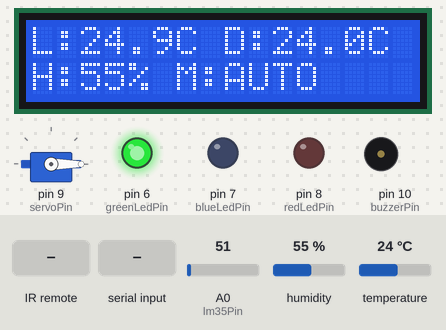
Simulated run of this sketch. Board: Arduino Uno, built with avr-gcc and run on an emulated ATmega328P. On the bench: 16×2 character LCD, servo, output pins drawn as LEDs (lit = HIGH), buzzer (waves = sounding). Inputs (shaded band) come from the test bench; at power-on: A0 (lm35Pin) = 51, humidity 55 %, temperature 24 °C. What the sketch prints to the serial monitor is not drawn.

Above: at 3.2 s.
3.3 s: infrared code 0x18 received
At 4.8 s:
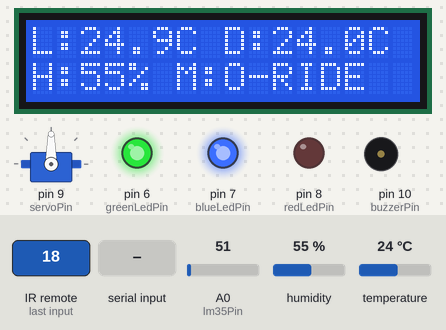
5.6 s: infrared code 0x5E received
At 6.6 s:
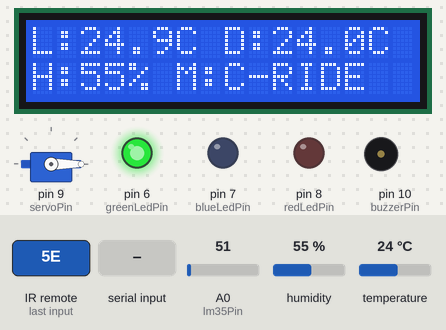
7.7 s: A0 (lm35Pin) set to 60
At 8.6 s:
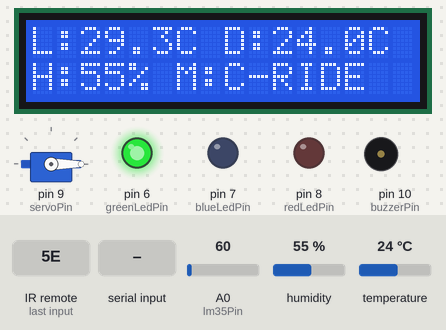
9.6 s: A0 (lm35Pin) set to 71
At 10.8 s:
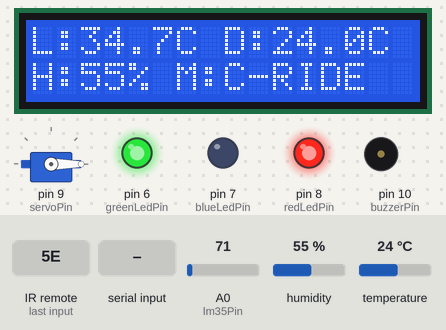
12.5 s: "O\n" received over Serial
At 13.8 s:
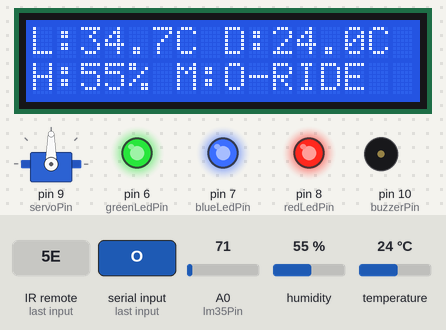
15.4 s: infrared code 0x0C received
At 16.7 s:
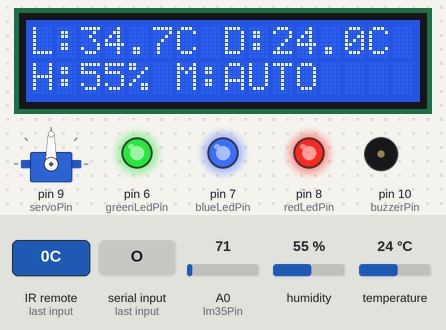
Timing chart, 0 to 33.9 s (numbered marks = the images above; inputs shaded):
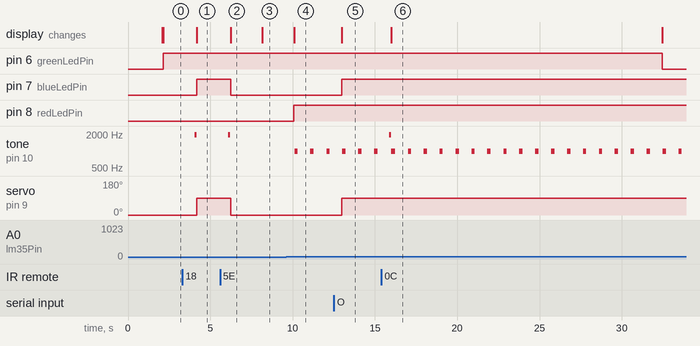

The sketch:

greenhouse.ino
```cpp
#include <LiquidCrystal.h>
#include <Servo.h>
#include <IRremote.h>
#include <DHT.h>

// --- Pin Definitions ---
LiquidCrystal lcd(12, 11, 5, 4, 3, 2);
Servo ventServo;

const int lm35Pin = A0;
const int irReceiverPin = A1;
const int dhtPin = A2;
const int servoPin = 9;
const int greenLedPin = 6;
const int blueLedPin = 7;
const int redLedPin = 8;
const int buzzerPin = 10;

#define DHTTYPE DHT11
DHT dht(dhtPin, DHTTYPE);

// --- State Variables ---
float thresholdTemp = 28.0;
const float criticalTemp = 32.0;
char mode = 'A';
bool isVentOpen = false;
bool lastVentState = false;

// --- Sensor Values ---
float tempLM35 = 0.0;
float tempDHT = 0.0;
float humDHT = 0.0;

// --- Timers ---
unsigned long lastPingTime = 0;
unsigned long lastDHTReadTime = 0;
const unsigned long watchdogTimeout = 30000;

void setup() {
  Serial.begin(9600);
  lcd.begin(16, 2);
  ventServo.attach(servoPin);

  pinMode(greenLedPin, OUTPUT);
  pinMode(blueLedPin, OUTPUT);
  pinMode(redLedPin, OUTPUT);
  pinMode(buzzerPin, OUTPUT);

  IrReceiver.begin(irReceiverPin, ENABLE_LED_FEEDBACK);
  dht.begin();

  ventServo.write(0);
  lcd.print("BomaLink Node OS");
  delay(2000);
  lcd.clear();
  lastPingTime = millis();
}

// 10-sample moving average for LM35
float readLM35() {
  long sum = 0;
  for (int i = 0; i < 10; i++) {
    sum += analogRead(lm35Pin);
    delay(5);
  }
  float avgRaw = sum / 10.0;
  float voltage = (avgRaw / 1024.0) * 5.0;
  return voltage * 100.0;
}

// Custom beep to avoid Timer conflict with IRremote library
void customBeep(int frequency, int durationMs) {
  long periodUs = 1000000L / frequency;
  long halfPeriodUs = periodUs / 2;
  long cycles = (durationMs * 1000L) / periodUs;
  for (long i = 0; i < cycles; i++) {
    digitalWrite(buzzerPin, HIGH);
    delayMicroseconds(halfPeriodUs);
    digitalWrite(buzzerPin, LOW);
    delayMicroseconds(halfPeriodUs);
  }
}

void updateModeLocally(char newMode) {
  if (mode != newMode) {
    mode = newMode;
    Serial.print("SYNC_MODE:");
    Serial.println(mode);
    customBeep(2000, 100);
  }
}

void loop() {
  // 1. Process IR Remote Commands
  if (IrReceiver.decode()) {
    Serial.print("IR_CODE:");
    Serial.println(IrReceiver.decodedIRData.command, HEX);

    // Custom mapped IR codes for the user's remote
    switch (IrReceiver.decodedIRData.command) {
      case 0x0C: updateModeLocally('A'); break;
      case 0x18: updateModeLocally('O'); break;
      case 0x5E: updateModeLocally('C'); break;
    }
    IrReceiver.resume();
  }

  // 2. Process Incoming Serial Commands
  if (Serial.available() > 0) {
    String incoming = Serial.readStringUntil('\n');
    incoming.trim();

    if (incoming == "PING") lastPingTime = millis();
    else if (incoming == "O") mode = 'O';
    else if (incoming == "C") mode = 'C';
    else if (incoming == "A") mode = 'A';
    else if (incoming.startsWith("T:")) thresholdTemp = incoming.substring(2).toFloat();
  }

  // 3. Watchdog Failsafe
  bool isConnected = (millis() - lastPingTime) < watchdogTimeout;
  if (!isConnected && mode != 'A') {
    updateModeLocally('A');
  }

  // 4. Read Sensors
  tempLM35 = readLM35();

  if (millis() - lastDHTReadTime >= 2000) {
    float h = dht.readHumidity();
    float t = dht.readTemperature();
    if (!isnan(h) && !isnan(t)) {
      tempDHT = t;
      humDHT = h;
    }
    lastDHTReadTime = millis();
  }

  // 5. Broadcast to Python Serial Bridge
  Serial.print("TEMP_LM35:"); Serial.println(tempLM35, 1);
  Serial.print("TEMP_DHT:");  Serial.println(tempDHT, 1);
  Serial.print("HUM:");       Serial.println(humDHT, 1);

  // 6. Automated Control Logic
  float activeTemp = (tempLM35 > 0.0) ? tempLM35 : tempDHT;

  if (mode == 'A') {
    isVentOpen = (activeTemp > thresholdTemp);
  } else {
    isVentOpen = (mode == 'O');
  }

  static bool isVentMoving = false;
  static unsigned long ventMoveStartTime = 0;

  if (isVentOpen != lastVentState) {
    isVentMoving = true;
    ventMoveStartTime = millis();
    if (isVentOpen) {
      ventServo.write(90);
      Serial.println("VENT:OPEN");
    } else {
      ventServo.write(0);
      Serial.println("VENT:CLOSED");
    }
    lastVentState = isVentOpen;
  }

  if (isVentMoving && (millis() - ventMoveStartTime > 1000)) {
    isVentMoving = false;
  }

  // 8. LCD Display
  lcd.setCursor(0, 0);
  lcd.print("L:");
  lcd.print(tempLM35, 1);
  lcd.print("C D:");
  lcd.print(tempDHT, 1);
  lcd.print("C ");

  lcd.setCursor(0, 1);
  lcd.print("H:");
  lcd.print((int)humDHT);
  lcd.print("% ");
  if (!isConnected) lcd.print("M:OFFLN  ");
  else if (mode == 'A') lcd.print("M:AUTO   ");
  else if (mode == 'O') lcd.print("M:O-RIDE ");
  else if (mode == 'C') lcd.print("M:C-RIDE ");

  // 9. Alarms & LEDs
  digitalWrite(greenLedPin, isConnected ? HIGH : LOW);
  digitalWrite(blueLedPin, isVentOpen ? HIGH : LOW);

  bool isAlarming = (activeTemp >= criticalTemp || !isConnected);
  if (isAlarming) {
    digitalWrite(redLedPin, HIGH);
    customBeep(1000, 200);
    delay(700);
  } else {
    digitalWrite(redLedPin, LOW);
    delay(900);
  }

  // 10. Estimate Power Draw (Digital Twin)
  int current_mA = 45 + 20 + 2; // Base + LCD + DHT/LM35
  if (isConnected) current_mA += 15;
  if (isVentOpen) current_mA += 15;
  if (isAlarming) current_mA += 45;

  if (isVentMoving) current_mA += 200;
  else current_mA += 10;

  int powerMW = current_mA * 5;
  Serial.print("PWR:");
  Serial.println(powerMW);
}
```

Measured:
- the behaviour switches between 65 and 66 on A0 (lm35Pin) (found by bisection; images 3 and 4)
- after the input at 3.3 s, pin 7 (blueLedPin): LOW → HIGH after 0.89 s; tone on pin 10 (buzzerPin): silent → 1953 Hz after 0.75 s, → silent 0.12 s later; servo on pin 9 (servoPin): 0° → 90° after 0.89 s; the display: changes after 0.89 s (image 1)
- after the input at 5.6 s, pin 7 (blueLedPin): HIGH → LOW after 0.63 s; tone on pin 10 (buzzerPin): silent → 1953 Hz after 0.49 s, → silent 0.12 s later; servo on pin 9 (servoPin): 90° → 0° after 0.63 s; the display: changes after 0.63 s (image 2)
- after the input at 7.7 s, the display: changes after 0.45 s (image 3)
- after the input at 9.6 s, pin 8 (redLedPin): LOW → HIGH after 0.48 s; tone on pin 10 (buzzerPin): alternates 985 Hz for 0.20 s and silent for 0.77 s, starting after 0.53 s; the display: changes after 0.49 s (image 4)
- after the input at 12.5 s, pin 7 (blueLedPin): LOW → HIGH after 0.49 s; servo on pin 9 (servoPin): 0° → 90° after 0.48 s; the display: changes after 0.49 s (image 5)
- after the input at 15.4 s, the display: changes after 0.59 s (image 6)
